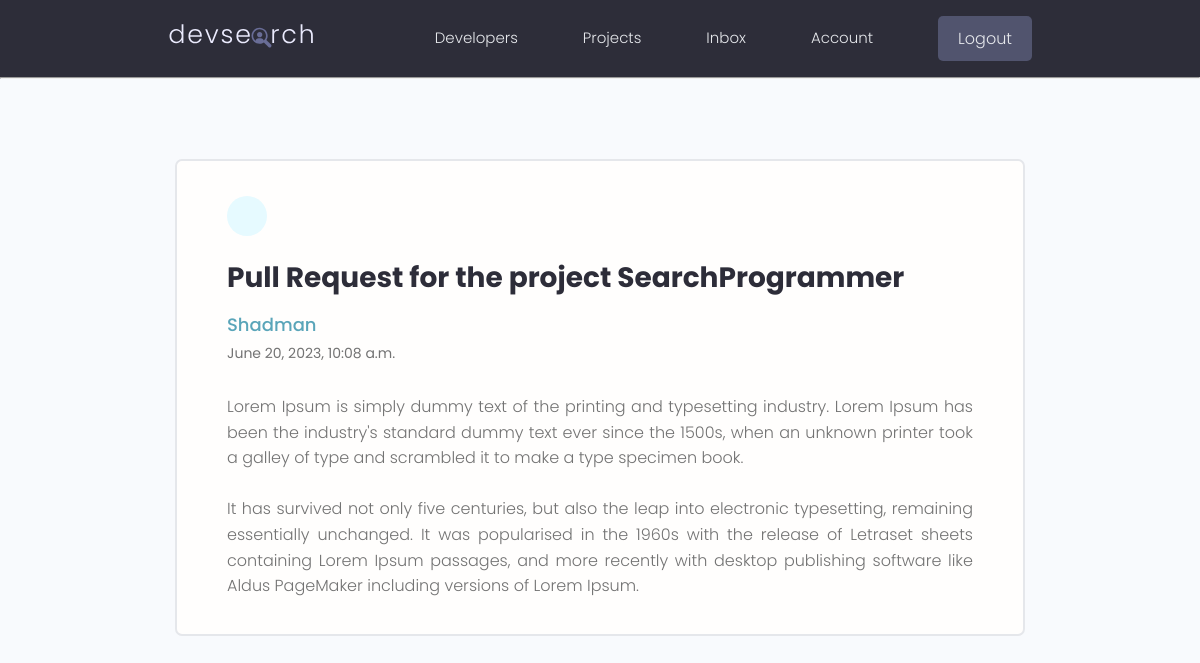
Page /message/f491ccd9-49d3-4cf2-b90b-e0f27124ef03/ (signed in) on the committed database.
### users/models.py (models this page shows, shortened)
class Message(models.Model):
    sender = models.ForeignKey(Profile, on_delete=models.SET_NULL, null=True, blank=True)
    recipient = models.ForeignKey(Profile, on_delete=models.SET_NULL, null=True, blank=True, related_name='messages')
    name = models.CharField(max_length=200, null=True, blank=True)
    email = models.EmailField(max_length=200, null=True, blank=True)
    subject = models.CharField(max_length=200, null=True, blank=True)
    body = models.TextField()
    is_read = models.BooleanField(default=False, null=True)
    created = models.DateTimeField(auto_now_add=True)
    id = models.UUIDField(default=uuid.uuid4, unique=True, primary_key=True, editable=False)
    class Meta:
        ordering = ["is_read", "-created"]

### users/views.py (the view)
# urls.py: path('message/<str:pk>/', views.viewMessage, name = "message"),
@login_required(login_url="login")
def viewMessage(request, pk):
    profile = request.user.profile
    message = profile.messages.get(id=pk)
    if message.is_read == False:
        message.is_read = True
        message.save()
    context = {'message': message}
    return render(request, 'users/message.html', context)

### users/templates/users/message.html (shortened to what this page needs)
{% extends 'main.html' %}
{% block content %}
  <main class="messagePage my-xl">
    <div class="content-box">
      <div class="message">
        <a class="backButton" href="{% url 'inbox' %}"></a>
        <h2 class="message__subject">{{ message.subject }}</h4>
          {% if message.sender %}
          <a href="{% url 'user-profile' message.sender.id %}" class="message__author">{{message.name}}</a>
          {% else %}
          <p  class="message__author">{{message.name}}</p>
          {% endif %}
          <p class="message__date">{{message.created}}</p>
          <div class="message__body">
            <p style="text-align: justify!important;">{{ message.body|linebreaksbr }}</p>
          </div>
      </div>
    </div>
  </main>
{% endblock %}

### static/styles/app.css (style rules this page uses)
:root { --color-sub: #2d2d39; }
.content-box { width: 95%; max-width: 85rem; margin: 0 auto; }
.message { padding: 2.5rem 0; }
.message > a { display: flex; gap: 1rem; }
.message__author, .message__date { flex-basis: 25%; }
.message__subject { flex-basis: 50%; }
.message__date { text-align: right; }
.messagePage .message { list-style: none; background: var(--color-white); padding: 3.5rem 5rem; border: 2px solid var(--color-light); border-radius: 0.7rem; }
.messagePage .message__subject { font-size: 2.8rem; color: var(--color-sub); margin-bottom: 1rem; margin-top: 2rem; }
.messagePage .message__author { font-size: 1.8rem; font-weight: 500; }
.messagePage .message__date { font-size: 1.4rem; font-weight: 400; text-align: left; margin-bottom: 3rem; }
.backButton { background: var(--color-main-light); color: var(--color-main); width: 4rem; height: 4rem; display: flex; align-items: center; justify-content: center; border-radius: 50%; }

### static/uikit/styles/modules/_variables.css (style rules this page uses)
:root { --color-main: #5aa5b9; --color-main-light: #e6faff; --color-sub: #3f4156; --color-sub-light: #51546e; --color-sub-lighter: #ededfd; --color-text: #737373; --color-gray: #8b8b8b; --color-light: #e5e7eb; --color-light-gray: #767676; --color-bg: #f8fafd; --color-white: #fffefd; --color-white-light: #f3f3f3; --color-success: #359e64; --color-success-bg: #def8e8; --color-error: #fc4b0b; --color-error-bg: #fff2ee; --font-base: 'Poppins', arial, helvetica, 'Segoe UI', roboto, ubuntu, sans-serif; --font-monospace: 'Fira Code', 'Courier New', courier, monospace; --font-regular: 300; --font-medium: 500; --font-bold: 700; --generic-shadow: 1px 1px 5px #00000010; --generic-transition: all 0.3s ease-in-out; }

### static/uikit/styles/modules/_base.css (style rules this page uses)
* { margin: 0; padding: 0; box-sizing: border-box; text-rendering: optimizeLegibility; color: inherit; font-size: inherit; }
html { font-size: 50%; }
@media only screen and (min-width: 480px) { html { font-size: 56.25%; } }
@media only screen and (min-width: 1200px) { html { font-size: 62.5%; } }
body { line-height: 1.6; font-weight: 400; font-size: 1.5rem; color: var(--color-text); background-color: var(--color-bg); min-height: 100vh; }

### static/uikit/styles/modules/_typography.css (style rules this page uses)
* { font-family: var(--font-base); }
h2 { font-size: 3.6rem; font-weight: var(--font-bold); }
p, span, strong { font-size: 1.6rem; color: var(--color-text); font-weight: var(--font-regular); }
a { padding-bottom: 2px; text-decoration: none; display: inline-block; color: var(--color-main); font-weight: var(--font-medium); }

### static/uikit/styles/modules/_utilities.css (style rules this page uses)
.my-xl { margin: 8rem auto; }

### rows in the picture
Message: subject "Pull Request for the project SearchProgrammer", name "Shadman", created "June 20, 2023, 10:08 a.m.", body "Lorem Ipsum is simply dummy text of the printing and typesetting industry. Lorem Ipsum has been the industry's standard dummy text ever since the 1500s, when an unknown printer took a galley of type and scrambled it to make a type specimen book. It has survived not only five centuries, but also the leap into electronic typesetting, remaining essentially unchanged. It was popularised in the 1960s with the release of Letraset sheets containing Lorem Ipsum passages, and more recently with desktop publishing software like Aldus PageMaker including versions of Lorem Ipsum."
